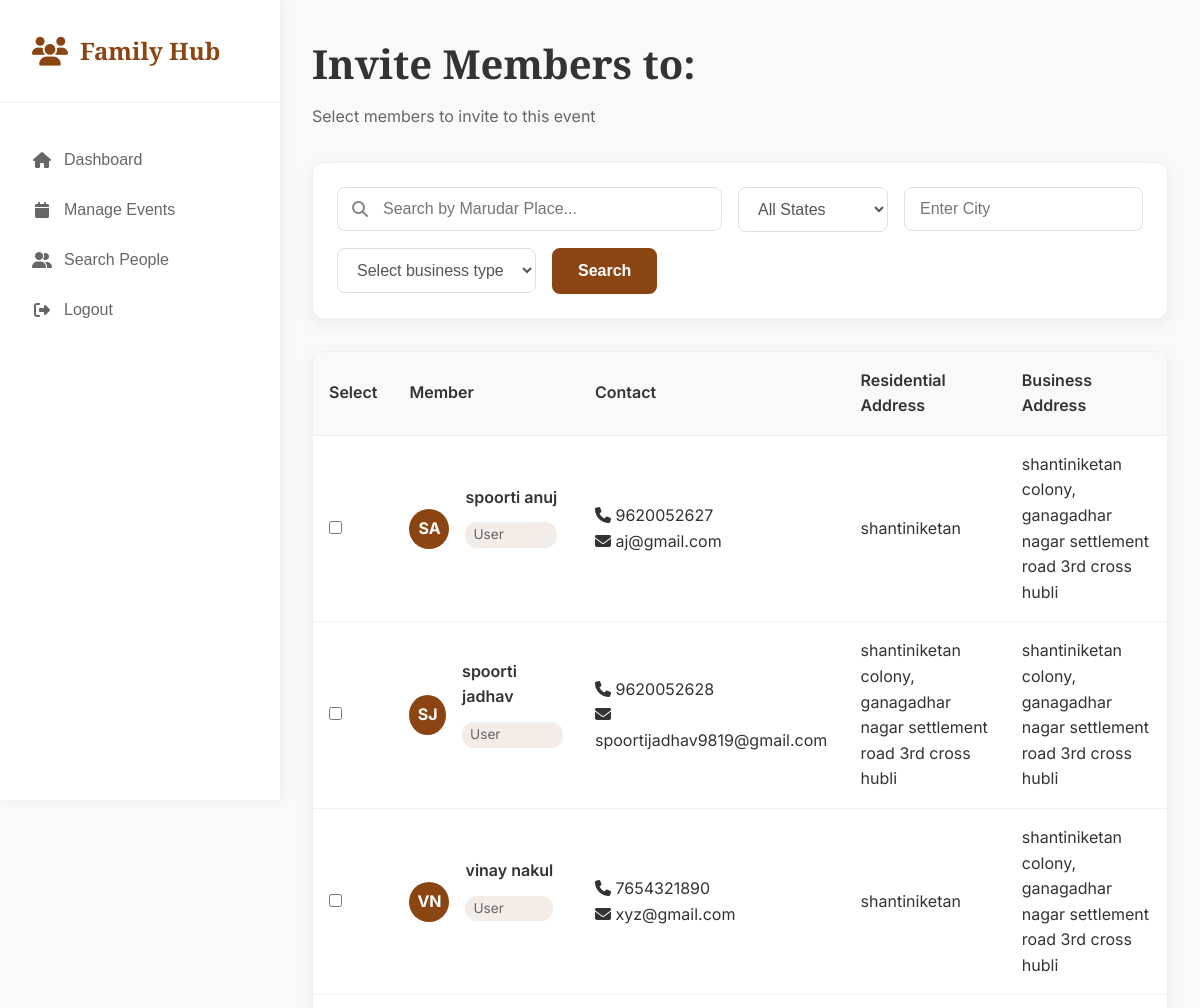
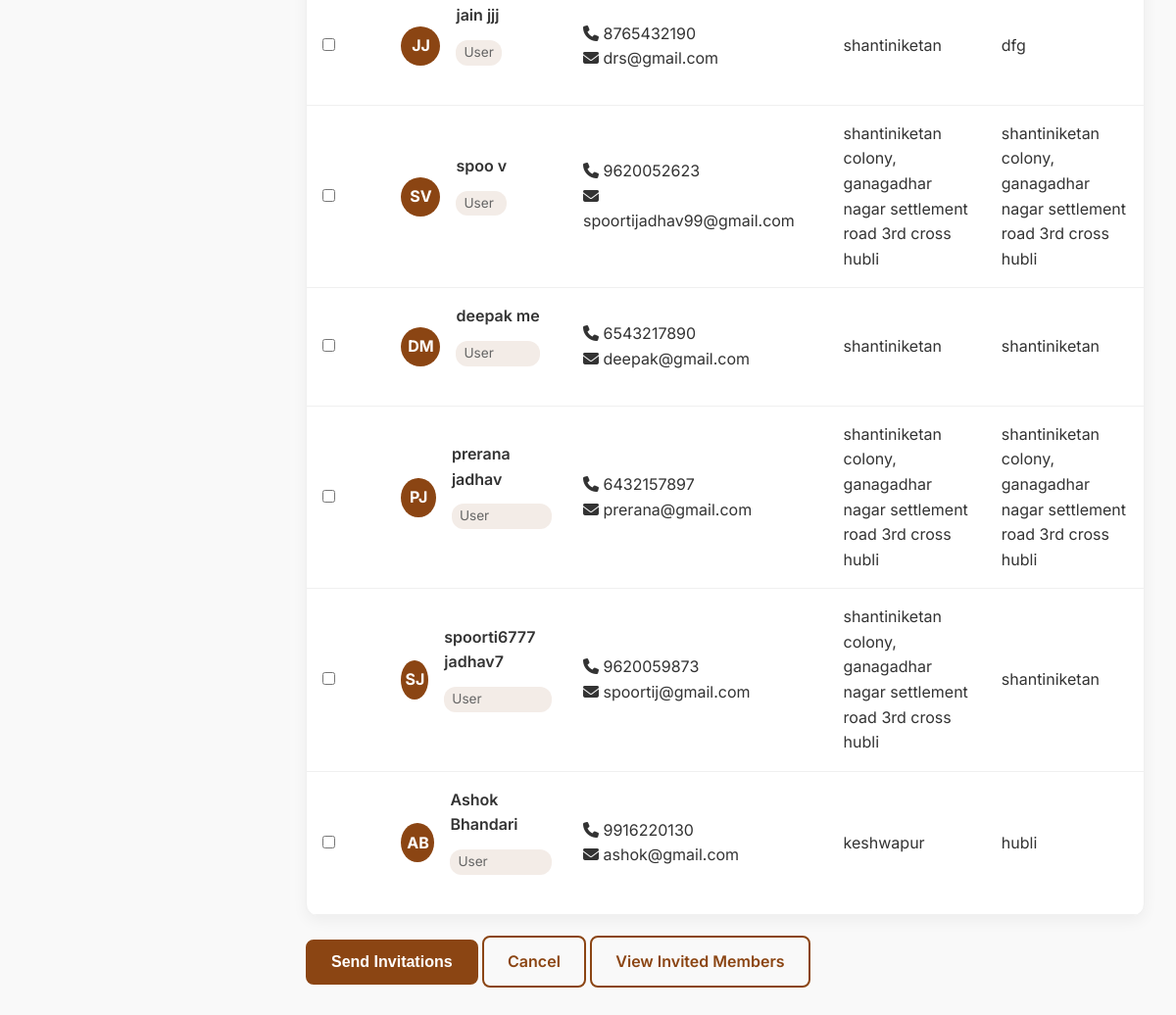
Page /invite/1/search/ (signed in) on the committed database (2 pictures, top to bottom).
### users/models.py (models this page shows, shortened)
class NewUser(AbstractUser):
    username= models.CharField( max_length=150, unique=True, null=True, blank=True,)
    user_type = models.CharField(max_length=20, choices=[('admin', 'Admin'), ('user', 'User')], default='User')
    first_name = models.CharField(max_length=150)
    middle_name = models.CharField(max_length=150, blank=True)
    last_name = models.CharField(max_length=150)
    gotra = models.CharField(max_length=150, blank=True)
    DOB = models.DateField(null=True, blank=True)
    gender = models.CharField(max_length=20, choices=GENDER_CHOICES)
    profile_picture = models.ImageField(upload_to='profile_pictures/', null=True, blank=True)
    email = models.EmailField(unique=True, default='example@mail.com', blank=True)
    password = models.CharField(max_length=128)
    phone_number = models.CharField(max_length=15, unique=True, null=True, blank=True)  # Unique phone number
    whatsapp_number = models.CharField(max_length=15, null=True, blank=True)  # Optional
    blood_group = models.CharField(max_length=10, blank=True)
    pant = models.CharField(max_length=20, blank=True)
    pantoption = models.CharField(max_length=20, blank=True, null=True)
    marudar_place = models.CharField(max_length=150, blank=True)
    state = models.CharField(max_length=100, blank=True)
    city = models.CharField(max_length=100, blank=True)
    pincode = models.CharField(max_length=10, blank=True)
    residential_address = models.TextField(blank=True)
    business_name = models.CharField(max_length=150, blank=True)
    business_type = models.CharField(max_length=150, blank=True)
    industry = models.CharField(max_length=150, blank=True)
    website = models.URLField(blank=True)
    business_address = models.TextField(blank=True)
    is_active = models.BooleanField(default=False)
    date_joined = models.DateTimeField(auto_now_add=True)
    last_login = models.DateTimeField(null=True, blank=True)
    is_deleted = models.BooleanField(default=False)  # Soft delete flag
    deleted_at = models.DateTimeField(null=True, blank=True)
    added_by = models.ForeignKey('self', on_delete=models.SET_NULL, null=True, blank=True, related_name='added_users')

### users/views.py (the view)
# urls.py: path('invite/<int:event_id>/search/', views.search_members_events, name='search_members_events'),
@login_required
def search_members_events(request, event_id):
    print("✅ search_members_events called with event_id:", event_id)
    event = get_object_or_404(Event, id=event_id)
    members = NewUser.objects.exclude(user_type='Admin')
    marudar_place = request.GET.get('marudarplace')
    state = request.GET.get('state')
    city = request.GET.get('city')
    business_type = request.GET.get('business_type')
    if marudar_place:
        members = members.filter(marudar_place__icontains=marudar_place)
    if state:
        members = members.filter(state__icontains=state)
    if city:
        members = members.filter(city__icontains=city)
    if business_type:
        members = members.filter(business_type__iexact=business_type)
    marudar_places = NewUser.objects.values_list('marudar_place', flat=True).distinct()
    states = NewUser.objects.values_list('state', flat=True).distinct()
    context = {
        'members': members,
        'event': event,  # For showing event title etc.
        'events': event,  # If you used 'events' in template
        'marudar_places': marudar_places,
        'states': states,
        'marudar_place': marudar_place,
        'state': state,
        'city': city,
        'business_type': business_type,
    }
    return render(request, 'invite_member.html', context)

### users/templates/invite_member.html (shortened to what this page needs)
<!DOCTYPE html>
<html lang="en">
<head>
    <link rel="stylesheet" href="https://cdnjs.cloudflare.com/ajax/libs/font-awesome/6.0.0/css/all.min.css">
    <link rel="stylesheet" href="https://cdnjs.cloudflare.com/ajax/libs/font-awesome/6.5.0/css/all.min.css">
</head>
<body>
    <div class="dashboard-container">
        <aside class="sidebar" id="sidebar">
            <div class="sidebar-header">
                <div class="sidebar-logo">
                    <i class="fas fa-users logo-icon"></i>
                    <span>Family Hub</span>
                </div>
            </div>
            <nav class="sidebar-nav">
                <button class="nav-item " onclick="window.location.href='/dashboard/'" data-tab="dashboard">
                    <i class="fas fa-home"></i>
                    <span>Dashboard</span>
                </button>
                <button class="nav-item" onclick="window.location.href='/event-list/'" data-tab="events">
                    <i class="fas fa-calendar"></i>
                    <span>Manage Events</span>
                </button>
                 <button class="nav-item"onclick="window.location.href='/search-people/'" data-tab="settings">
                    <i class="fas fa-user-group"></i>
                    <span>Search People</span>
                </button>
                <button class="nav-item" onclick="window.location.href='/logout/'" data-tab="logout">
                    <i class="fas fa-sign-out-alt"></i>
                    <span>Logout</span>
                </button>
            </nav>
        </aside>
        <main class="main-content">
            <div id="family-tab" class="tab-content active">
                <div class="page-header">
                    <div>
                    <h1>Invite Members to: {{ selected_event.title }}</h1>
                    <p>Select members to invite to this event</p>
                    </div>
                </div>
                <div class="management-controls">
                        <form method="GET" action="#">
                        <div class="controls-row">
                            <div class="search-box">
                            <i class="fas fa-search"></i>
                            <input type="text" id="marudarplace" list="rajasthanCities" name="marudarplace" placeholder="Search by Marudar Place...">
                            </div>
                            <select class="filter-select" id="state" name="state">
                            <option value="">All States</option>
                            </select>
                            <input type="text" class="filter-select" id="current" name="city" placeholder="Enter City" />
                            <select class="filter-select" id="Business" name="business_type">
                            <option value="">Select business type</option>
                            </select>
                            <button type="submit" class="btn btn-primary">Search</button>
                        </div>
                        </form>
                </div>
<form method="POST" action="{% url 'send_invites' selected_event.id %}">
    <div id="members-table-view" class="table-container">
        <table class="data-table">
            <thead>
                <tr>
                    <th>Select</th>
                    <th>Member</th>
                    <th>Contact</th>
                    <th>Residential Address</th>
                    <th>Business Address</th>
                </tr>
            </thead>
            <tbody id="members-table-body">
                {% for user in members %}
                <tr>
                    <td>
                        <input type="checkbox" name="members" value="{{ user.id }}"
>
                    </td>
                    <td>
                        <div class="member-info-cell">
                            <div class="member-avatar-small">
                                {{ user.first_name|first|upper }}{{ user.last_name|first|upper }}
                            </div>
                            <div class="member-details">
                                <div class="member-name">{{ user.first_name }} {{ user.last_name }}</div>
                                <div class="member-relationship">{{ user.user_type }}</div>
                            </div>
                        </div>
                    </td>
                    <td>
                        {% if user.phone_number %}
                        <div><i class="fas fa-phone"></i> {{ user.phone_number }}</div>
                        {% endif %}
                        {% if user.email %}
                        <div><i class="fas fa-envelope"></i> {{ user.email }}</div>
                        {% endif %}
                    </td>
                    <td>
                        <div class="address-cell" title="{{ user.residential_address }}">
                            {{ user.residential_address }}
                        </div>
                    </td>
                    <td>
                        <div class="address-cell" title="{{ user.business_address }}">
                            {{ user.business_address }}
                        </div>
                    </td>
                </tr>
                {% empty %}
                <tr>
                    <td colspan="6" class="empty-state">No members available for invitation</td>
                </tr>
                {% endfor %}
            </tbody>
        </table>
    </div>
    <div style="margin-top: 20px;">
        <button type="submit" class="btn btn-primary">Send Invitations</button>
        <a href="{% url 'event_list' %}" class="btn btn-secondary">Cancel</a>
        <a href="{% url 'invited_members_list' selected_event.id %}" class="btn btn-secondary">View Invited Members</a>
    </div>
</form>
            </div>
        </main>
    </div>
        <link href="https://code.jquery.com/ui/1.13.2/themes/base/jquery-ui.css" rel="stylesheet">
</body>
</html>

### users/templates/invite_member.html (style rules this page uses)
* { margin: 0; padding: 0; box-sizing: border-box; }
body { font-family: "Inter", sans-serif; line-height: 1.6; color: #333; background-color: #f9f9f9; }
.dashboard-container { display: flex; min-height: 100vh; }
.sidebar { width: 280px; background: white; box-shadow: 2px 0 10px rgba(0, 0, 0, 0.05); position: fixed; height: 100vh; left: 0; top: 0; z-index: 1000; display: flex; flex-direction: column; transition: transform 0.3s ease; }
.sidebar-header { padding: 2rem; border-bottom: 1px solid #f0f0f0; }
.sidebar-logo { display: flex; align-items: center; font-size: 1.5rem; font-weight: 700; color: #8b4513; font-family: "Playfair Display", serif; }
.logo-icon { margin-right: 12px; color: #8b4513; font-size: 1.8rem; }
.sidebar-nav { flex: 1; padding: 2rem 0; }
.nav-item { display: flex; align-items: center; width: 100%; padding: 1rem 2rem; border: none; background: none; color: #666; font-size: 1rem; cursor: pointer; transition: all 0.3s; text-align: left; position: relative; text-decoration: none; }
.nav-item i { margin-right: 12px; width: 20px; text-align: center; }
.main-content { flex: 1; margin-left: 280px; padding: 2rem; background: #f9f9f9; min-height: 100vh; }
.page-header { display: flex; justify-content: space-between; align-items: center; margin-bottom: 2rem; }
.page-header h1 { font-size: 2.5rem; font-weight: 600; color: #333; font-family: "Playfair Display", serif; }
.page-header p { color: #666; margin-top: 0.5rem; }
.tab-content { display: none; }
.tab-content.active { display: block; }
.management-controls { background: white; padding: 1.5rem; border-radius: 12px; box-shadow: 0 5px 15px rgba(0, 0, 0, 0.05); border: 1px solid #f0f0f0; margin-bottom: 2rem; }
.controls-row { display: flex; gap: 1rem; align-items: center; flex-wrap: wrap; margin-bottom: 1rem; }
.controls-row:last-child { margin-bottom: 0; }
.search-box { position: relative; flex: 1; min-width: 250px; }
.search-box i { position: absolute; left: 15px; top: 50%; transform: translateY(-50%); color: #888; }
.search-box input { width: 100%; padding: 12px 15px 12px 45px; border: 1px solid #e0e0e0; border-radius: 8px; font-size: 1rem; outline: none; transition: all 0.3s; }
.filter-select { padding: 12px 15px; border: 1px solid #e0e0e0; border-radius: 8px; font-size: 1rem; outline: none; cursor: pointer; background: white; color: #555; transition: all 0.3s; min-width: 150px; }
.btn-primary, .btn-secondary, .btn-danger, .btn-success { display: inline-flex; align-items: center; gap: 8px; padding: 12px 24px; border-radius: 8px; font-size: 1rem; font-weight: 600; cursor: pointer; transition: all 0.3s; border: 2px solid; text-decoration: none; }
.btn-primary { background: #8b4513; color: white; border-color: #8b4513; }
.btn-secondary { background: transparent; color: #8b4513; border-color: #8b4513; }
.table-container { background: white; border-radius: 12px; box-shadow: 0 5px 15px rgba(0, 0, 0, 0.05); border: 1px solid #f0f0f0; overflow: hidden; }
.data-table { width: 100%; border-collapse: collapse; }
.data-table th, .data-table td { padding: 1rem; text-align: left; border-bottom: 1px solid #f0f0f0; }
.data-table th { background: #f8f9fa; font-weight: 600; color: #333; position: sticky; top: 0; z-index: 10; }
.member-avatar-small { width: 40px; height: 40px; background: #8b4513; color: white; border-radius: 50%; display: flex; align-items: center; justify-content: center; font-weight: 700; font-size: 1rem; margin-right: 1rem; }
.member-info-cell { display: flex; align-items: center; }
.member-details { display: flex; flex-direction: column; }
.member-name { font-weight: 600; color: #333; margin-bottom: 0.25rem; }
.member-relationship { font-size: 0.85rem; color: #666; background: rgba(139, 69, 19, 0.1); padding: 2px 8px; border-radius: 12px; display: inline-block; }
.member-details { display: flex; flex-direction: column; gap: 0.5rem; margin-bottom: 1.5rem; }

### rows in the picture
NewUser: first_name|first "S", last_name|first "A", first_name "spoorti", last_name "anuj", user_type "User", phone_number "9620052627", email "aj@gmail.com", residential_address "shantiniketan", business_address "shantiniketan colony, ganagadhar nagar settlement road 3rd cross hubli"
NewUser: first_name|first "S", last_name|first "J", first_name "spoorti", last_name "jadhav", user_type "User", phone_number "9620052628", email "spoortijadhav9819@gmail.com", residential_address "shantiniketan colony, ganagadhar nagar settlement road 3rd cross hubli", business_address "shantiniketan colony, ganagadhar nagar settlement road 3rd cross hubli"
NewUser: first_name|first "V", last_name|first "N", first_name "vinay", last_name "nakul", user_type "User", phone_number "7654321890", email "xyz@gmail.com", residential_address "shantiniketan", business_address "shantiniketan colony, ganagadhar nagar settlement road 3rd cross hubli"
NewUser: first_name|first "J", last_name|first "J", first_name "jain", last_name "jjj", user_type "User", phone_number "8765432190", email "drs@gmail.com", residential_address "shantiniketan", business_address "dfg"
NewUser: first_name|first "S", last_name|first "V", first_name "spoo", last_name "v", user_type "User", phone_number "9620052623", email "spoortijadhav99@gmail.com", residential_address "shantiniketan colony, ganagadhar nagar settlement road 3rd cross hubli", business_address "shantiniketan colony, ganagadhar nagar settlement road 3rd cross hubli"
NewUser: first_name|first "D", last_name|first "M", first_name "deepak", last_name "me", user_type "User", phone_number "6543217890", email "deepak@gmail.com", residential_address "shantiniketan", business_address "shantiniketan"
NewUser: first_name|first "P", last_name|first "J", first_name "prerana", last_name "jadhav", user_type "User", phone_number "6432157897", email "prerana@gmail.com", residential_address "shantiniketan colony, ganagadhar nagar settlement road 3rd cross hubli", business_address "shantiniketan colony, ganagadhar nagar settlement road 3rd cross hubli"
NewUser: first_name|first "S", last_name|first "J", first_name "spoorti6777", last_name "jadhav7", user_type "User", phone_number "9620059873", email "spoortij@gmail.com", residential_address "shantiniketan colony, ganagadhar nagar settlement road 3rd cross hubli", business_address "shantiniketan"
NewUser: first_name|first "A", last_name|first "B", first_name "Ashok", last_name "Bhandari", user_type "User", phone_number "9916220130", email "ashok@gmail.com", residential_address "keshwapur", business_address "hubli"
